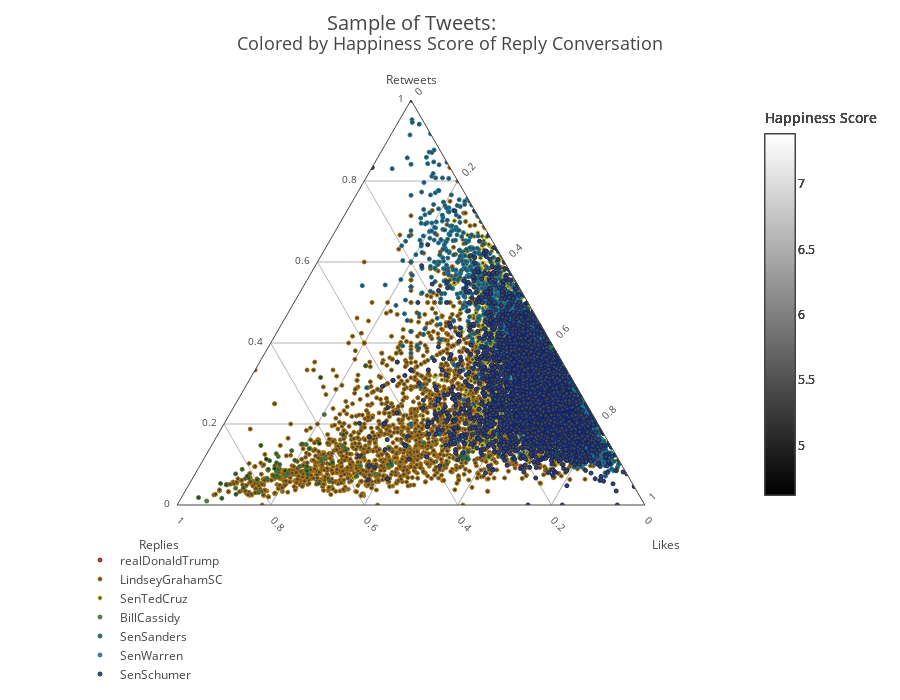

The code cell stored with this chart in its notebook:
### Markdown cell above
# Comparing mulitple user's ratios (all tweets plot)

### Code cell
users = ['realDonaldTrump','LindseyGrahamSC','SenTedCruz','BillCassidy','SenSanders','SenWarren','SenSchumer']
usercolors = ['rgb(216, 8, 8)','rgb(183, 121, 7)','rgb(201, 198, 28)','rgb(65, 130, 35)','rgb(0, 135, 69)','rgb(15, 127, 168)','rgb(10, 34, 114)','rgb(107, 62, 163)','rgb(107, 62, 163)']
i = 0
data = []
for u in users:
    allratios_user = allratios[allratios.user == u]
    # Subsetting to plot
    allhapp_ratios = allratios_user[['retweets','replies','likes','happ_score','user']]
    allhapp_ratios = allhapp_ratios.T.to_dict().values()
    rawData = list(allhapp_ratios);
    data.append({
        'type': 'scatterternary',
        'mode': 'markers',
        'a': [i for i in map(lambda x: x['retweets'], rawData)],
        'b': [i for i in map(lambda x: x['replies'], rawData)],
        'c': [i for i in map(lambda x: x['likes'], rawData)],
        'text': [i for i in map(lambda x: str(x['happ_score']), rawData)],
        'legendgroup': 'user', # this can be any string, not just "group"
        'name': u,
        'marker': {
            'color': [i for i in map(lambda x: x['happ_score'], rawData)],
            'cmin':happmin,
            'cmax':happmax,
            'size': 4,
            'colorbar':{'title':'Happiness Score'
                       },
            'colorscale':'Greys',# Viridis Jet YlOrRd
            'showscale':True,
            'line':{
                'color':usercolors[i],
                'width':1
            }}})
    i += 1

    
def makeAxis(title, tickangle): 
    return {
      'title': title,
      'titlefont': { 'size': 12 },
      'tickangle': tickangle,
      'tickfont': { 'size': 10 },
      'tickcolor': 'rgba(0,0,0,0)',
      'ticklen': 5,
      'showline': True,
      'showgrid': True
    }

layout = {
    'title':'Colored by Happiness Score of Reply Conversation',
    'titlefont': { 'size': 18 },
    'autosize':False,
    'width':900,
    'height':700,
    'ternary': {
        'sum': 1,
        'aaxis': makeAxis('Retweets', 0),
        'baxis': makeAxis('<br>Replies  ', 45),
        'caxis': makeAxis('<br>  Likes', -45)
    },
    'legend':{'orientation':'h'},
    'annotations': [{
      'showarrow': False,
      'text': 'Sample of Tweets:',
        'x': .5,
        'y': 1.23,
        'font': { 'size': 20 }
    }]
}
fig = {'data': data, 'layout': layout}
#py.plotly.image.save_as(fig,'Figs/{}-ratio-happiness.jpeg'.format(screenname))
py.offline.iplot(fig)

### Figure 1 — Plotly figure (JSON) as saved in the notebook; plotly's stock layout.template omitted (floating-point values rounded to 4 significant figures; data arrays with more than 128 entries replaced by an {"elided": "..."} marker saying what was removed)
{"data": [{"a": {"elided": "137 int values"}, "b": {"elided": "137 int values"}, "c": {"elided": "137 int values"}, "legendgroup": "user", "marker": {"cmax": 7.381, "cmin": 4.623, "color": {"elided": "137 float values"}, "colorbar": {"title": "Happiness Score"}, "colorscale": "Greys", "line": {"color": "rgb(216, 8, 8)", "width": 1}, "showscale": true, "size": 4}, "mode": "markers", "name": "realDonaldTrump", "text": {"elided": "137 str values"}, "type": "scatterternary"}, {"a": {"elided": "3625 int values"}, "b": {"elided": "3625 int values"}, "c": {"elided": "3625 int values"}, "legendgroup": "user", "marker": {"cmax": 7.381, "cmin": 4.623, "color": {"elided": "3625 float values"}, "colorbar": {"title": "Happiness Score"}, "colorscale": "Greys", "line": {"color": "rgb(183, 121, 7)", "width": 1}, "showscale": true, "size": 4}, "mode": "markers", "name": "LindseyGrahamSC", "text": {"elided": "3625 str values"}, "type": "scatterternary"}, {"a": {"elided": "3875 int values"}, "b": {"elided": "3875 int values"}, "c": {"elided": "3875 int values"}, "legendgroup": "user", "marker": {"cmax": 7.381, "cmin": 4.623, "color": {"elided": "3875 float values"}, "colorbar": {"title": "Happiness Score"}, "colorscale": "Greys", "line": {"color": "rgb(201, 198, 28)", "width": 1}, "showscale": true, "size": 4}, "mode": "markers", "name": "SenTedCruz", "text": {"elided": "3875 str values"}, "type": "scatterternary"}, {"a": [16924, 13, 13586, 12, 15, 44, 48, 197, 8, 808, 15, 72, 172, 40, 105, 76, 8, 158, 48, 57, 17264, 13, 10925, 546, 167, 12431, 294, 197, 257, 842, 99, 25, 194, 1441, 402, 211, 64, 604, 98, 46, 23, 26, 29, 9, 33, 51, 65, 20, 114, 40, 19, 11, 23, 26, 608, 28, 18, 44, 27, 8, 12, 7, 13, 41, 12, 10, 4, 13, 11, 26, 136, 28, 10, 38, 7, 23, 8, 1, 130, 384, 73, 1473, 412, 365, 322, 11], "b": [6200, 163, 9600, 68, 88, 444, 373, 2400, 133, 157, 88, 640, 725, 205, 597, 963, 432, 644, 550, 97, 41000, 342, 25000, 991, 2900, 15000, 1000, 1700, 760, 935, 900, 320, 2100, 2200, 2300, 261, 298, 989, 847, 234, 157, 241, 1500, 77, 144, 534, 539, 87, 129, 129, 176, 82, 90, 143, 498, 197, 113, 113, 557, 87, 87, 72, 75, 289, 130, 81, 130, 95, 90, 186, 107, 72, 117, 141, 139, 139, 197, 96, 114, 115, 117, 167, 94, 93, 204, 73], "c": [93001, 67, 64648, 27, 35, 119, 127, 353, 10, 2484, 40, 146, 371, 53, 392, 169, 42, 237, 77, 27, 73335, 67, 55492, 862, 267, 58185, 804, 441, 731, 2298, 319, 56, 510, 5892, 472, 142, 98, 2217, 168, 33, 30, 28, 58, 18, 42, 120, 118, 27, 144, 62, 48, 28, 44, 59, 2321, 67, 32, 40, 68, 9, 27, 17, 46, 63, 60, 28, 17, 22, 54, 135, 504, 82, 24, 199, 20, 30, 39, 6, 408, 2208, 405, 762, 526, 527, 1077, 13], "legendgroup": "user", "marker": {"cmax": 7.381, "cmin": 4.623, "color": [5.827, 5.309, 5.741, 5.464, 5.508, 5.628, 5.454, 5.322, 5.24, 6.096, 5.318, 5.522, 5.383, 5.381, 5.49, 5.194, 5.286, 5.091, 5.252, 5.151, 5.332, 5.157, 5.312, 5.397, 5.323, 5.499, 5.263, 5.199, 5.419, 5.65, 5.378, 5.273, 5.415, 5.483, 5.405, 5.286, 5.298, 5.474, 5.371, 5.287, 5.267, 5.387, 5.264, 5.518, 5.375, 5.335, 5.099, 5.605, 5.651, 5.206, 5.535, 5.567, 5.647, 5.631, 5.613, 5.265, 5.345, 5.62, 5.544, 5.366, 5.529, 5.423, 5.573, 5.399, 5.469, 5.182, 5.201, 5.422, 5.414, 5.7, 5.685, 5.506, 5.489, 5.443, 5.365, 5.529, 5.649, 5.795, 5.582, 5.663, 5.644, 5.656, 6.337, 5.997, 5.143, 5.016], "colorbar": {"title": "Happiness Score"}, "colorscale": "Greys", "line": {"color": "rgb(65, 130, 35)", "width": 1}, "showscale": true, "size": 4}, "mode": "markers", "name": "BillCassidy", "text": ["5.826682375163448", "5.3087684729120586", "5.741441753202135", "5.464050991498502", "5.507538461535004", "5.627901098922546", "5.454350515502756", "5.322192513381816", "5.2402178649277165", "6.0958118081276575", "5.317591836734931", "5.521748878948977", "5.382515723281197", "5.381076746858177", "5.489909326429227", "5.193698630152449", "5.286208869828771", "5.091109660595327", "5.2516706444081045", "5.1510179640689815", "5.332178770958873", "5.157067307704893", "5.312095238104561", "5.396683738806122", "5.323383458676187", "5.499314285727726", "5.263267326734667", "5.199193324074283", "5.4185801838803735", "5.649921976615535", "5.3784871407134665", "5.272859078601174", "5.4148000000104055", "5.482640099643352", "5.405034965078381", "5.285712209313028", "5.297614424416975", "5.474289855088779", "5.370783475804865", "5.286864931850109", "5.267252525264773", "5.386971830996792", "5.26350815853578", "5.518197278912405", "5.375257731983504", "5.335319999999252", "5.098696172248298", "5.605166666661174", "5.651115702492692", "5.2057234042584435", "5.534757481963148", "5.566612021857591", "5.647324840763448", "5.630952380977553", "5.6127380952556205", "5.265367372381768", "5.3449129593951215", "5.6202518891687525", "5.544103165332272", "5.366424581003204", "5.5292045454582786", "5.423469387752217", "5.572650602404922", "5.3985058506181804", "5.4687686567321965", "5.182016574579828", "5.2006867671898425", "5.421620947629077", "5.414146341467948", "5.70009291523749", "5.684609929085077", "5.506227272726028", "5.489406779679174", "5.442974203349729", "5.365370879138707", "5.528871473375603", "5.64851936222007", "5.7945821325621605", "5.582027972033894", "5.662832369937984", "5.643593984974254", "5.656152304627353", "6.3372156862724625", "5.99729281767849", "5.143287250398191", "5.016341463413066"], "type": "scatterternary"}, {"a": {"elided": "3543 int values"}, "b": {"elided": "3543 int values"}, "c": {"elided": "3543 int values"}, "legendgroup": "user", "marker": {"cmax": 7.381, "cmin": 4.623, "color": {"elided": "3543 float values"}, "colorbar": {"title": "Happiness Score"}, "colorscale": "Greys", "line": {"color": "rgb(0, 135, 69)", "width": 1}, "showscale": true, "size": 4}, "mode": "markers", "name": "SenSanders", "text": {"elided": "3543 str values"}, "type": "scatterternary"}, {"a": {"elided": "2889 int values"}, "b": {"elided": "2889 int values"}, "c": {"elided": "2889 int values"}, "legendgroup": "user", "marker": {"cmax": 7.381, "cmin": 4.623, "color": {"elided": "2889 float values"}, "colorbar": {"title": "Happiness Score"}, "colorscale": "Greys", "line": {"color": "rgb(15, 127, 168)", "width": 1}, "showscale": true, "size": 4}, "mode": "markers", "name": "SenWarren", "text": {"elided": "2889 str values"}, "type": "scatterternary"}, {"a": {"elided": "3315 int values"}, "b": {"elided": "3315 int values"}, "c": {"elided": "3315 int values"}, "legendgroup": "user", "marker": {"cmax": 7.381, "cmin": 4.623, "color": {"elided": "3315 float values"}, "colorbar": {"title": "Happiness Score"}, "colorscale": "Greys", "line": {"color": "rgb(10, 34, 114)", "width": 1}, "showscale": true, "size": 4}, "mode": "markers", "name": "SenSchumer", "text": {"elided": "3315 str values"}, "type": "scatterternary"}], "layout": {"annotations": [{"font": {"size": 20}, "showarrow": false, "text": "Sample of Tweets:", "x": 0.5, "y": 1.23}], "autosize": false, "height": 700, "legend": {"orientation": "h"}, "ternary": {"aaxis": {"showgrid": true, "showline": true, "tickangle": 0, "tickcolor": "rgba(0,0,0,0)", "tickfont": {"size": 10}, "ticklen": 5, "title": "Retweets", "titlefont": {"size": 12}}, "baxis": {"showgrid": true, "showline": true, "tickangle": 45, "tickcolor": "rgba(0,0,0,0)", "tickfont": {"size": 10}, "ticklen": 5, "title": "<br>Replies  ", "titlefont": {"size": 12}}, "caxis": {"showgrid": true, "showline": true, "tickangle": -45, "tickcolor": "rgba(0,0,0,0)", "tickfont": {"size": 10}, "ticklen": 5, "title": "<br>  Likes", "titlefont": {"size": 12}}, "sum": 1}, "title": "Colored by Happiness Score of Reply Conversation", "titlefont": {"size": 18}, "width": 900}}
